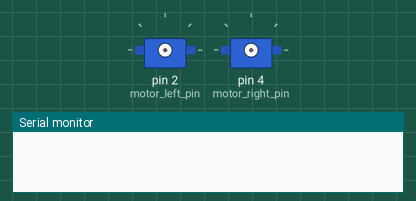
This sketch was run on a simulated Arduino Uno, built with avr-gcc and run on an emulated ATmega328P. On the bench: 2 × servo, the last lines printed to the serial monitor.

Above: at 0.1 s.
At 44.0 s:
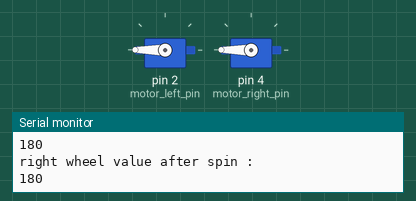
At 126.4 s:
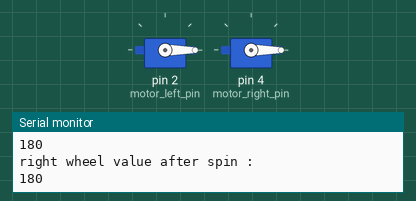
Timing chart, 0 to 129.5 s (numbered marks = the images above):
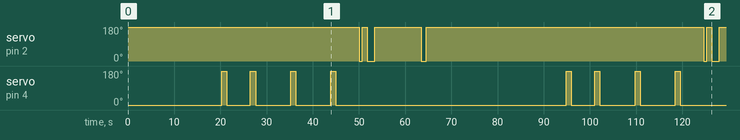

The sketch:

lab_2.ino
```cpp
/******************************************************************************
*
* Names:    Vincent Maliko 4225528
*           Yuanyuan Li
*           Rémi Lacroix   7528357
*

* Course Code:   SEG 4145
* Lab Number:    2
* File name:     lab2
* Date:          January 30, 2014
*
*
* Description
* *************
* This current file is the file template of the lab #1:
* Introduction to the Arduino IDE and the Robotic Platform
*
*
******************************************************************************
*/

// header files
#include <SoftwareSerial.h>
#include <Servo.h>


// Global variables
int timer = 1000;    // definition of a time unit 1000s
int factor = 3;      // defintion  of a multiplicator factor

int motor_left_pin = 2;
int motor_right_pin = 4;

Servo leftWheelServo;
Servo rightWheelServo;

/*****************************************************/
// Rotating
//int fullRotation = 3650;   // time en ms for a full robot's rotation

/*
  We need to use the sensor in order to assess the angles and time for rotating at a 90 degre angle, see last part of lab 2 manual.
*/

// Straight line
int pulse_left_forward = 180;
int pulse_right_forward = 0;

int pulse_left_backward = 0;
int pulse_right_backward = 180;

int stopVal;

/*****************************************************/
// global variables (suite)
int board_LED = 13;
int LCD_display = 18;

SoftwareSerial LCD = SoftwareSerial(0, LCD_display);

String topLine= "";
String bottomLine= "";

//int rotation_45 = fullRotation/8;    // unit of rotation


/*****************************************************/
/* Macros of all possible directions of both motors
 *
 *  Directions : stop, forward, backward
 *  Motors :     left, right
 */

#define MacroStopMotorLeft() leftWheelServo.detach()
#define MacroStopMotorRight()  rightWheelServo.detach()

#define MacroStartMotorLeft() leftWheelServo.attach(motor_left_pin)
#define MacroStartMotorRight()  rightWheelServo.attach(motor_right_pin)

#define MacroForwardMotorLeft() leftWheelServo.write(pulse_left_forward)
#define MacroForwardMotorRight() rightWheelServo.write(pulse_right_forward)

#define MacroBackwardMotorLeft() leftWheelServo.write(pulse_left_backward)
#define MacroBackwardMotorRight() rightWheelServo.write(pulse_right_backward)


// The setup routine runs once when you press reset:
// This function is called before the loop() function
void setup(){

  stopVal = 0;

  // Open the serial port at 9600 bps
  Serial.begin(9600);

  // Open the serial port to write data at 9600 bps
  LCD.begin(9600);

  lcdDisplay("Setup", "...");
}


// The loop routine runs over and over again forever:
void loop(){
  lcdDisplay("7499879", "7528357");

  // flashing of the led each 'timer' for 5 times
  ledFlashing(timer, 5);

  // Clear the lCD screen
  lcdClear();

  // Wait few second (5s)
  delay(5000);

  path();

  stopped(5000);

  Serial.println("\n -----------------------------------\n");
}


/* Functions
*
*
*/

void path(){

  Serial.println("\n -----------------------------------\n");
  moveForward(5000);
  virtualStop(); //required in order to transition to the next state otherwhise the robot keeps moving straight

  Serial.println("left wheel value after moveforward :");
  Serial.println(leftWheelServo.read());
  Serial.println("right wheel value after moveforward :");
  Serial.println(rightWheelServo.read());

  // rotating to the right
  rotateClockwise(1000);// 1000 should be assess using the sensors  NOT DONE YET
  virtualStop();

  Serial.println("left wheel value after spin :");
  Serial.println(leftWheelServo.read());
  Serial.println("right wheel value after spin :");
  Serial.println(rightWheelServo.read());

  moveForward(5000);
  virtualStop();

  rotateClockwise(1000); // same comment as above for the value 1000
  virtualStop();

  moveForward(7500);
  virtualStop();

  rotateClockwise(1000);
  virtualStop();

  moveForward(7500);
  virtualStop();

  rotateClockwise(1000);
  virtualStop();

  moveForward(5000);
  virtualStop();

  rotateCounterClockwise(500);
  virtualStop();

  moveForward(1000);
  virtualStop();

  rotateCounterClockwise(1500);
  virtualStop();

  moveForward(10000);
  virtualStop();

  rotateCounterClockwise(1000);
  virtualStop();

  moveForward(5000);
  virtualStop();
}

 /*  Name : stopped                    function which stops the robot for a delay given in parameter
  *  Param In : t_delay, int variable, time parameter
  *  Param Out :
  *  Return :
  */
void stopped(int delay_t){
  MacroStopMotorLeft();
  MacroStopMotorRight();

  stopVal = 0;
  delay(delay_t);
}

 /*  Name : moveForward                function which allow to move the robot forward for a delay given in parameter
  *  Param In : delay_t, int variable, time parameter
  *  Param Out :
  *  Return :
  */
void moveForward(int delay_t){
  lcdDisplay("moving", "forward");

  startMotor();

  MacroForwardMotorLeft();
  MacroForwardMotorRight();

  stopVal = 1;
  delay(delay_t);
}


 /*  Name : moveBackward              function which allow to move the robot backward for a delay given in parameter
  *  Param In : t_delay, int variable, time parameter
  *  Param Out :
  *  Return :
  */
void moveBackward(int t_delay){
  lcdDisplay("moving", "backward");

  startMotor();

  MacroForwardMotorLeft();
  MacroForwardMotorRight();

  stopVal = 1;
  delay(t_delay);
}

 /*  Name : rotateCounterClockwise    function which allow to rotate the robot counter clockwise for a delay given in parameter
  *  Param In : t_delay, int variable, time parameter
  *  Param Out :
  *  Return :
  */
void rotateCounterClockwise(int t_delay){    // rotate to the left

  // we need to use the sensor to assess the time required for the rotation

  lcdDisplay("rotating", "left");
  startMotor();

  leftWheelServo.write(pulse_left_backward);
  rightWheelServo.write(pulse_right_forward);

  stopVal = 1;
  delay(t_delay);
}

 /*  Name : rotateClockwise    function which allow to rotate the robot clockwise for a delay given in parameter
  *  Param In : t_delay, int variable, time parameter
  *  Param Out :
  *  Return :
  */
void rotateClockwise(int t_delay){          // rotate to the right

  // we need to use the sensor to assess the time required for the rotation

  lcdDisplay("rotating", "right");
  startMotor();

  leftWheelServo.write(pulse_left_forward);
  rightWheelServo.write(pulse_right_backward);

  stopVal = 1;
  delay(t_delay);
}

/*
  Utility functions
*/

/*  Name : startMotor                function which allow for attaching the servo
  *  Param In :
  *  Param Out :
  *  Return :
  */
void startMotor(){
  if(stopVal == 1)
    return;

  MacroStartMotorLeft();
  MacroStartMotorRight();
}

/*  Name : virtualStop                this is required in order to transition from one state to the other.
  *  Param In :
  *  Param Out :
  *  Return :
  */
void virtualStop(){
  /*
    35 microseconds is the length of a tick, this value could be differrent for the next lab ??
  */
  stopped(35);
}

/****************************************************************/
/*  LCD functions
 *
 *  ledFlashing(int t_delay, int n_flash)
 *  lcdDisplay(String topLine, String bottomLine)
 *  lcdPosition(int row, int col)
 *  lcdClear()
 *  backlightOn()
 */


 /*  Name : ledFlashing    function which allow to flash the led for a certain number of times and during
  *  Param In : t_delay , int variable , time between to flash of the led
  *             n_flash , int variable , number of flash of the led
  *  Param Out :
  *  Return :
  */
  void ledFlashing(int t_delay, int n_flash){
    //Loop for the led - total time n_flash x t_delay
    for (int i = 0; i < 5; i++) {

      digitalWrite(board_LED, HIGH);      // turn the LED on
      delay(timer);

      digitalWrite(board_LED, LOW);      // turn the LED off
      delay(timer);
    }
  }

 /*  Name : lcdDisplay    function which allow to display text on the LCD screen
  *  Param In : topLine    , String variable , text displayed on the top line of the LCD screen
  *             bottomLine , string variable , text displayed on the bottom line of the LCD screen
  *  Param Out :
  *  Return :
  */
void lcdDisplay(String topLine, String bottomLine){

  // Calculation of the line offset for both line of the LCD screen
  int topLineOffset = int((16-topLine.length())/2);
  int bottomLineOffset = int((16-topLine.length())/2);

  // Clear the LCD screen
  backlightOn();
  //displayOn();
  lcdClear();

  // Print the top line text
  if(topLine.length() > 0){
    lcdPosition(0, topLineOffset);
    LCD.print(topLine);              // or try with write()    !!!
  }

  // Print the bottom line text
  if(bottomLine.length() > 0){
    lcdPosition(1, bottomLineOffset);
    LCD.print(bottomLine);
  }
}


 /*  Name : lcdPosition    function which allow to place the cursor on a specific position (row, col)
  *  Param In : row , int variable , row=0 : top line / row=1 : bottom line
  *             col , int variable , position on the line / range 0-15
  *  Param Out :
  *  Return :
  */
void lcdPosition(int row, int col){
  LCD.write(0xFE);                     // put LCD in command mode
  LCD.write((col + row*64 + 128));     // place the cursor in the desired position
  delay(10);
}


 /*  Name : lcdClear    function which allow to clear the LCD screen
  *  Param In :
  *  Param Out :
  *  Return :
  */
void lcdClear(){
  LCD.write(0xFE);    // put LCD in command mode
  LCD.write(0x01);    // clear the LCD screen
  delay(10);
}


 /*  Name : backlightOn    function which allow to turn on the back light
  *  Param In :
  *  Param Out :
  *  Return :
  */
void backlightOn(){
  LCD.write(0x7C);   // command flag for backlight stuff
  LCD.write(0x9D);   // turn on back light
  delay(10);
}


/****************************************************************/
void displayOn(){
  LCD.write(0xFE);    // Put LCD in command mode
  LCD.write(0x0C);    // Turn on the display
}

void displayOff(){
  LCD.write(0xFE);    // Put LCD in command mode
  LCD.write(0x08);    // Turn off the display
}

void backlightOff(){
    LCD.write(0x7C);  // Command flag for backlight stuff
    LCD.write(0x80);  // Turn off back light
   delay(10);
}
```

Measured:
- by itself, servo on pin 4 (motor_right_pin): 0° → 180° at 20.3 s, → 0° 1.1 s later, → 180° 5.1 s later, → 0° 1.1 s later, … (16 changes in this stretch)
- by itself, servo on pin 2 (motor_left_pin): 180° → 0° at 50.1 s, → 180° 0.60 s later, → 0° 1.1 s later, → 180° 1.6 s later, … (10 changes in this stretch)
